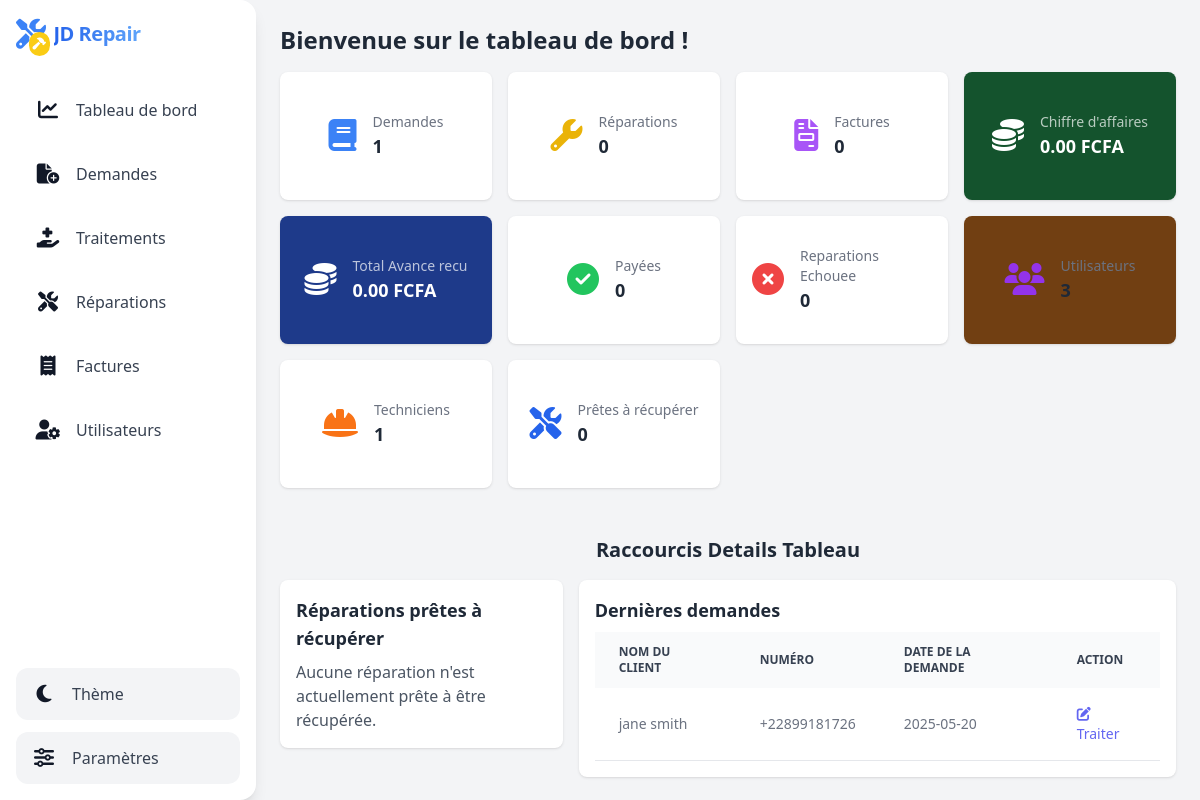
/admin/dashboard.php, run on an earlier commit of the app's database.
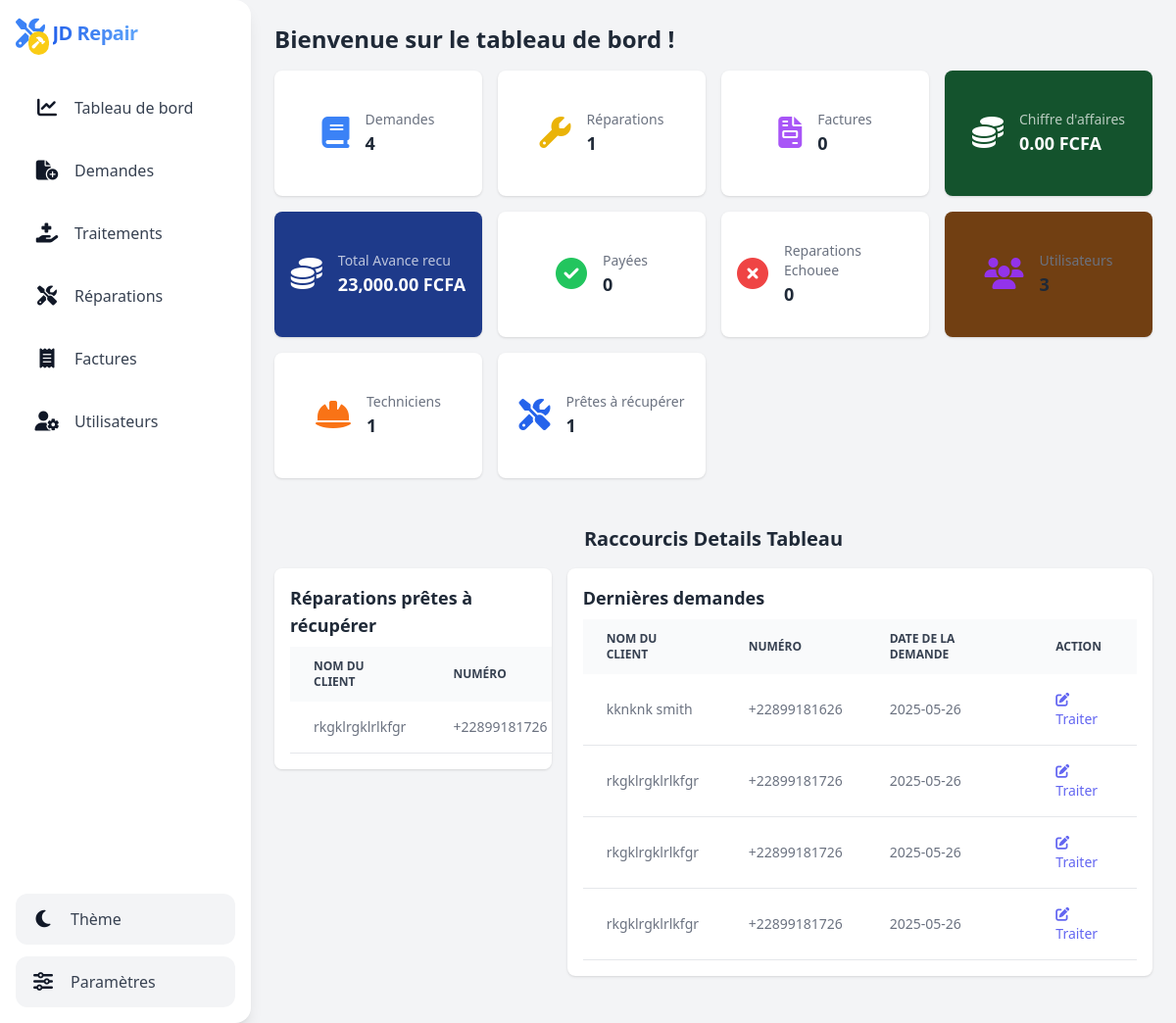
And on a later commit of the database.
### tables this page shows
CREATE TABLE `demande_reparation` (
  `id_demande` int(11) NOT NULL,
  `nom_complet` varchar(100) NOT NULL,
  `numero` varchar(20) NOT NULL,
  `email` varchar(100) DEFAULT NULL,
  `adresse` varchar(255) DEFAULT NULL,
  `marque_telephone` varchar(50) NOT NULL,
  `probleme` text NOT NULL,
  `date_demande` date NOT NULL,
  `type_reparation` enum('express','standard') DEFAULT 'standard'
);

CREATE TABLE `reparation` (
  `id_reparation` int(11) NOT NULL,
  `id_demande` int(11) NOT NULL,
  `id_traitement` int(11) NOT NULL,
  `date_reparation` date NOT NULL,
  `montant_total` decimal(10,2) DEFAULT NULL,
  `montant_paye` decimal(10,2) DEFAULT NULL,
  `reste_a_payer` decimal(10,2) DEFAULT NULL,
  `statut` enum('En cours','Terminé','Prêt à récupérer') DEFAULT 'En cours'
);

### admin/dashboard.php (the view, shortened to what the changed rows need)
<?php
include $_SERVER['DOCUMENT_ROOT'].'/JD_REPAIR/includes/header.php';
include $_SERVER['DOCUMENT_ROOT'].'/JD_REPAIR/includes/sidebar.php';
$pdo = null;
try {
    $pdo = new PDO('mysql:host=localhost:3306;dbname=reparationdb;charset=utf8', 'root', '');
    $pdo->setAttribute(PDO::ATTR_ERRMODE, PDO::ERRMODE_EXCEPTION);
} catch (PDOException $e) {
    echo "<div class='p-4 mb-4 text-sm text-red-700 bg-red-100 rounded-lg dark:bg-red-200 dark:text-red-800' role='alert'>
              <span class='font-medium'>Erreur de connexion à la base de données :</span> " . $e->getMessage() . "
            </div>";
    $nombreDemandes = 0;
    $nombreReparations = 0;
    $nombreFactures = 0;
    $chiffreAffaires = 0;
    $nombreFacturesPayees = 0;
    $nombreFacturesNonPayees = 0;
    $nombreUtilisateurs = 0;
    $nombreTechniciens = 0;
    $nombreReparationsPretes = 0;
}
if ($pdo) {
    try {
        $stmt = $pdo->query("SELECT COUNT(*) FROM demande_reparation");
        $nombreDemandes = $stmt->fetchColumn();
        $stmt = $pdo->query("SELECT COUNT(*) FROM reparation");
        $nombreReparations = $stmt->fetchColumn();
        $stmt = $pdo->query("SELECT COALESCE(SUM(montant_paye), 0) FROM traitement ");
        $chiffreAffairesmp = $stmt->fetchColumn();
        $stmt = $pdo->query("SELECT COUNT(*) FROM reparation WHERE statut = 'Prêt à récupérer'");
        $nombreReparationsPretes = $stmt->fetchColumn();
    } catch (PDOException $e) {
        echo "<div class='p-4 mb-4 text-sm text-red-700 bg-red-100 rounded-lg dark:bg-red-200 dark:text-red-800' role='alert'>
                  <span class='font-medium'>Erreur lors de la récupération des données :</span> " . $e->getMessage() . "
                </div>";
        $nombreDemandes = 0;
        $nombreReparations = 0;
        $nombreFactures = 0;
        $chiffreAffaires = 0;
        $nombreFacturesPayees = 0;
        $nombreFacturesNonPayees = 0;
        $nombreUtilisateurs = 0;
        $nombreTechniciens = 0;
        $nombreReparationsPretes = 0;
    }
}
?>
<div id="main-content" class="flex-1 overflow-x-hidden overflow-y-auto p-6 transition-all duration-300 md:ml-64">
    <h2 class="text-2xl font-semibold text-gray-800 dark:text-gray-200 mb-4">Bienvenue sur le tableau de bord !</h2>
    <div class="grid grid-cols-1 md:grid-cols-2 lg:grid-cols-4 gap-4 mb-6">
        <div class="bg-white dark:bg-gray-700 shadow rounded-lg p-4 flex items-center justify-center h-32 w-full md:w-auto">
            <div>
                <p class="text-sm text-gray-500 dark:text-gray-300">Demandes</p>
                <p class="text-lg font-semibold text-gray-800 dark:text-gray-200"><?= htmlspecialchars($nombreDemandes) ?></p>
            </div>
        </div>
        <div class="bg-white dark:bg-purple-700 shadow rounded-lg p-4 flex items-center justify-center h-32 w-full md:w-auto">
            <div>
                <p class="text-sm text-gray-500 dark:text-gray-300">Réparations</p>
                <p class="text-lg font-semibold text-gray-800 dark:text-gray-200"><?= htmlspecialchars($nombreReparations) ?></p>
            </div>
        </div>
        <div class="bg-blue-900 text-white shadow rounded-lg p-4 flex items-center justify-center h-32 w-full md:w-auto">
            <div>
                <p class="text-sm text-white/70">Total Avance recu</p>
                <p class="text-lg font-semibold"><?= htmlspecialchars(number_format($chiffreAffairesmp, 2)) ?> FCFA</p>
            </div>
        </div>
        <div class="bg-white dark:bg-gray-700 shadow rounded-lg p-4 flex items-center justify-center h-32 w-full md:w-auto">
            <div>
                <p class="text-sm text-gray-500 dark:text-gray-300">Prêtes à récupérer</p>
                <p class="text-lg font-semibold text-gray-800 dark:text-gray-200"><?= htmlspecialchars($nombreReparationsPretes) ?></p>
            </div>
        </div>
    </div>
<br>
<h1 class="text-xl text-center justify-center font-semibold text-gray-800 dark:text-gray-200 mb-4">Raccourcis Details Tableau</h1>
    <div class="flex mb-6">
        <div class="w-1/3 pr-4">
            <div class="bg-white dark:bg-gray-700 shadow rounded-lg overflow-x-auto">
                <div class="p-4">
                    <h4 class="text-lg font-semibold text-gray-800 dark:text-gray-200 mb-2">Réparations prêtes à récupérer</h4>
                    <?php
                    if ($pdo) {
                        $stmt = $pdo->query("SELECT dr.nom_complet, dr.numero, r.id_reparation
                                               FROM reparation r
                                               JOIN demande_reparation dr ON r.id_demande = dr.id_demande
                                               WHERE r.statut = 'Prêt à récupérer'");
                        $reparationsPretes = $stmt->fetchAll(PDO::FETCH_ASSOC);
                        if (count($reparationsPretes) > 0) {
                            echo '<table class="w-full text-sm text-left text-gray-500 dark:text-gray-400">';
                            echo '<thead class="text-xs text-gray-700 uppercase bg-gray-50 dark:bg-gray-700 dark:text-gray-400">';
                            echo '<tr>';
                            echo '<th class="py-3 px-6">Nom du client</th>';
                            echo '<th class="py-3 px-6">Numéro</th>';
                            echo '</tr>';
                            echo '</thead>';
                            echo '<tbody>';
                            foreach ($reparationsPretes as $reparation) {
                                echo '<tr class="bg-white border-b dark:bg-gray-800 dark:border-gray-700">';
                                echo '<td class="py-4 px-6">' . htmlspecialchars($reparation['nom_complet']) . '</td>';
                                echo '<td class="py-4 px-6">' . htmlspecialchars($reparation['numero']) . '</td>';
                                echo '</tr>';
                            }
                            echo '</tbody>';
                            echo '</table>';
                        } else {
                            echo '<p class="text-gray-600 dark:text-gray-300">Aucune réparation n\'est actuellement prête à être récupérée.</p>';
                        }
                    } else {
                        echo '<p class="text-red-500">Erreur de connexion à la base de données.</p>';
                    }
                    ?>
                </div>
            </div>
        </div>
        <div class="flex-1">
            <div class="bg-white dark:bg-gray-700 shadow rounded-lg overflow-x-auto">
                <div class="p-4">
                    <?php
                    if ($pdo) {
                        $stmt = $pdo->query("SELECT id_demande, nom_complet, numero, date_demande FROM demande_reparation ORDER BY date_demande ASC LIMIT 20");
                        $dernieresDemandes = $stmt->fetchAll(PDO::FETCH_ASSOC);
                        if (count($dernieresDemandes) > 0) {
                            echo '<table class="w-full text-sm text-left text-gray-500 dark:text-gray-400">';
                            echo '<thead class="text-xs text-gray-700 uppercase bg-gray-50 dark:bg-gray-700 dark:text-gray-400">';
                            echo '<tr>';
                            echo '<th class="py-3 px-6">Nom du client</th>';
                            echo '<th class="py-3 px-6">Numéro</th>';
                            echo '<th class="py-3 px-6">Date de la demande</th>';
                            echo '<th class="py-3 px-6">Action</th>';
                            echo '</tr>';
                            echo '</thead>';
                            echo '<tbody>';
                            foreach ($dernieresDemandes as $demande) {
                                echo '<tr class="bg-white border-b dark:bg-gray-800 dark:border-gray-700">';
                                echo '<td class="py-4 px-6">' . htmlspecialchars($demande['nom_complet']) . '</td>';
                                echo '<td class="py-4 px-6">' . htmlspecialchars($demande['numero']) . '</td>';
                                echo '<td class="py-4 px-6">' . htmlspecialchars($demande['date_demande']) . '</td>';
                                echo '<td class="py-4 px-6">';
                                echo '<a href="/JD_REPAIR/demande/update.php?id=' . htmlspecialchars($demande['id_demande']) . '" class="text-indigo-500 hover:underline"><i class="fa-solid fa-pen-to-square"></i> Traiter</a>';
                                echo '</td>';
                                echo '</tr>';
                            }
                            echo '</tbody>';
                            echo '</table>';
                        } else {
                            echo '<p class="text-gray-600 dark:text-gray-300">Aucune nouvelle demande pour le moment.</p>';
                        }
                    } else {
                        echo '<p class="text-red-500">Erreur de connexion à la base de données.</p>';
                    }
                    ?>
                </div>
            </div>
        </div>
    </div>
</div>

What changed in the data, as far as the page shows it:
removed demande_reparation: nom_complet "jane smith", numero "+22899181726", date_demande "2025-05-20"
added reparation: id_demande.nom_complet "rkgklrgklrlkfgr", id_demande.numero "+22899181726"
added demande_reparation: nom_complet "kknknk smith", numero "+22899181626", date_demande "2025-05-26"
added demande_reparation: nom_complet "rkgklrgklrlkfgr", numero "+22899181726", date_demande "2025-05-26"
added demande_reparation: nom_complet "rkgklrgklrlkfgr", numero "+22899181726", date_demande "2025-05-26"
added demande_reparation: nom_complet "rkgklrgklrlkfgr", numero "+22899181726", date_demande "2025-05-26"
Also different on the page:
$nombreDemandes: "1" → "4"
$nombreReparations: "0" → "1"
$chiffreAffairesmp: "0.00" → "23,000.00"
$nombreReparationsPretes: "0" → "1"
text no longer shown: "Aucune réparation n ' est actuellement prête à être récupérée."
text now shown: "NOM DU CLIENT NUMÉRO"
